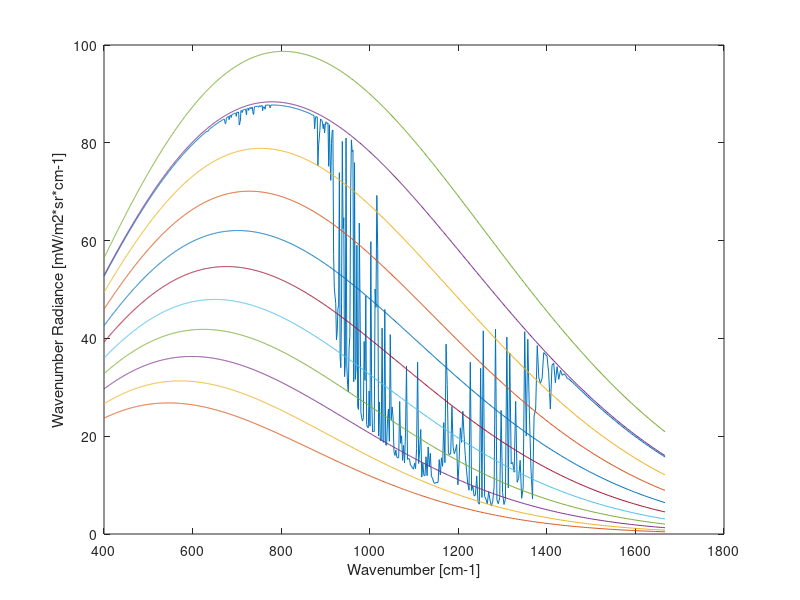

Here is the MATLAB script that generated this plot:

% Import data from .mat file
load('21Apr2018FIG81_Nauru')
pathSize = size(outputs.pathRadiance);
waveLength = linspace(6e-6,25e-6, pathSize(2));

% Convert data
% Wavenumber is the inverse of wavelength eq 3.2
waveNumber = (waveLength.^-1).*1e-2;

% Wavenumber is waveLength^2 * Wavelength Radiance * 1E15
wavNumberRadiance = (outputs.pathRadiance.*(waveLength.^2)).*10^15;
adjustedBB = bsxfun(@times,outputs.blackbody,(waveLength'.^2).*10^15);

% Plot data, post conversion
figure
plot(waveNumber,wavNumberRadiance)
xlabel('Wavenumber [cm-1]')
ylabel('Wavenumber Radiance [mW/m2*sr*cm-1]')
hold on
plot(waveNumber,adjustedBB)